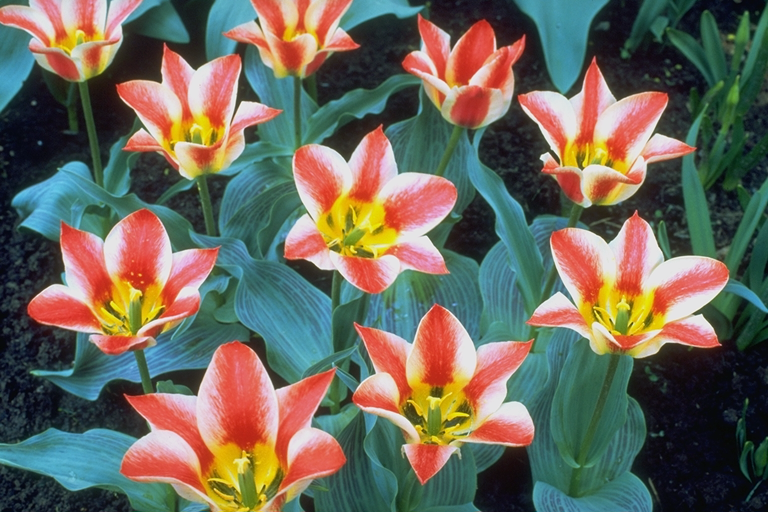
//> input picture Source/tulips.ppm, 768 x 512 px
$ ./Proj2_ex1_C_image_newesttest   (built with g++ and OpenCV 4)
//> lines starting //> are read from the running program, lines starting //| are printed output that depends on the picture
#include "Dependencies/opencv2/opencv.hpp"
#include <stdint.h>
#include <iostream>
#include <string>
#include <filesystem> /** It needs a compiler that supports the C++17 language standard, which is implemented e.g. on the g++ compiler from the version 8 onwards,
                        but it's recommended a g++ version release 9 or newer for full support. https://gcc.gnu.org/gcc-9/changes.html#cxx **/

#include "Dependencies/opencv2/core/core.hpp"
#include "Dependencies/opencv2/highgui/highgui.hpp"
#include "Dependencies/opencv2/imgproc.hpp"

using namespace cv;
using namespace std;

string rfilename; // argument for the original image filename (and path)
using sample_type = uint8_t;
Mat YUVPredict;

Mat translateImg(Mat& img, int offsetx, int offsety) {
    Mat trans_mat = (Mat_<double>(2, 3) << 1, 0, offsetx, 0, 1, offsety);
    warpAffine(img, img, trans_mat, img.size());
    return img;
}

int main(){

    rfilename = "tulips.ppm"; // pass the first argument into the attribute that stores the original image filename (and path)

    std::filesystem::path p = rfilename; /* constructs the path that corresponds to the current file system or OS, from the character sequence
                                            stored on the rfilename attribute */

	Mat original = imread(rfilename, cv::IMREAD_UNCHANGED); // Loads the image file to the memory matrix "original"
//> original is the input picture: 512 rows x 768 cols, CV_8UC3; mean B, G, R 91.1, 104, 109.5


	if (original.empty()){ // if the file is not loaded prints a message on the terminal console or command prompt
    		cout << "Error : Image on " << std::filesystem::absolute(p) << " can't be loaded..!!" << endl;
    		return -1; // exits the aplication
  	}

	int nch = original.channels(); // get the number of channels of the original image
//> nch = 3

	int iHeight = original.size[0]; // get the original image height
//> iHeight = 512
	int iWidth = original.size[1]; // get the original image width
//> iWidth = 768
	int UVHeight = iHeight/2; // set the U and V channel height for a 4:2:0 downsampling
//> UVHeight = 256
    int UVWidth = iWidth/2; // set the U and V channel width for a 4:2:0 downsampling
//> UVWidth = 384

//	imshow("Original Image", original);

	Mat yuvcolor = Mat::zeros(Size(original.rows, original.cols), CV_8UC3);//creates a new matrix for the yuv color scheme with 3 channels

	cvtColor(original, yuvcolor, COLOR_BGR2YUV); // converts RGB color values to YUV color and loads the values on the yuv matrix
//> yuvcolor: 512 rows x 768 cols, CV_8UC3; mean of channels 0, 1, 2 104.2, 121.5, 132.6

 //   imshow("YUV Image", yuvcolor);

///split the channels of the yuvcolor matrix:
    Mat splitChannels[3];
    split(yuvcolor, splitChannels);
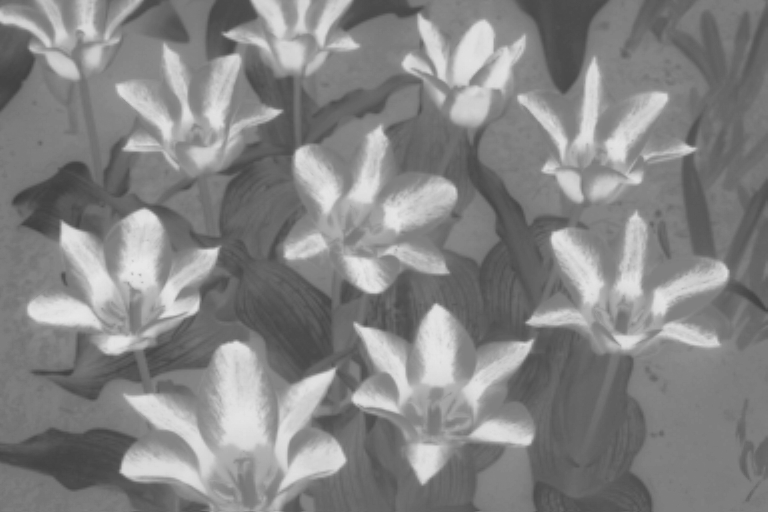
//> splitChannels[2]: 512 rows x 768 cols, CV_8UC1; min 62, max 231, mean 132.6

    double minVal, maxVal;
    Point minLoc;
    Point maxLoc;

    minMaxLoc(splitChannels[2], &minVal, &maxVal, &minLoc, &maxLoc);
//> minVal = 62; maxVal = 231; minLoc = Point(20, 196); maxLoc = Point(145, 260)

   if (maxVal >= 256){
       using sample_type = short;
    }

    Mat resized_down; // creates a matrix for UV channel downsampling

    resize(yuvcolor, resized_down, Size(UVWidth, UVHeight), INTER_CUBIC); // downsamples the YUV matrix with the bicubic 4x4 interpolation
//> resized_down: 256 rows x 384 cols, CV_8UC3; mean of channels 0, 1, 2 104.3, 121.7, 132.8

//    imshow("Resized Down by defining height and width", resized_down);

    yuvcolor.release();
    original.release();

    Mat rd_splitChannels[3]; // creates a matrix for 3 separate channels

	split(resized_down, rd_splitChannels); // separates the 3 YUV channels from the downsapled matrix and loads them to the rd_splitChannels matrix

    Mat UChannel, VChannel;

    UChannel = rd_splitChannels[1] /*.reshape(1, UVHeight / 2)*/; // apply reshape if needed
    VChannel = rd_splitChannels[0] /*.reshape(1, UVHeight/2)*/; // apply reshape if needed

 //   rd_splitChannels[3].release();

    Mat YChannel = Mat::zeros(Size(iHeight, iWidth), CV_8UC1);

    YChannel = splitChannels[2].clone();

//    imshow("Y", YChannel);

// JPEG mode 6 predictor formula: X = B + ((A − C)/2), onde: X=(r,c); A=(r,c-1); B=(r-1,c) e C=(r-1,c-1)
//A=YChannel.at<uint8_t>(r,c-1), B=YChannel.at<uint8_t>(r-1,c) e C=YChannel.at<uint8_t>(r-1,c-1)

//   splitChannels[3].release();

    YChannel.convertTo(YChannel, CV_16SC1);
    UChannel.convertTo(UChannel, CV_16SC1);
    VChannel.convertTo(VChannel, CV_16SC1);

    Mat YResidual = Mat::zeros(Size(iHeight, iWidth), CV_16SC1);

    using sample_type = short;

    for (int r = 1; r < iHeight; r++){
        for (int c = 1; c < iWidth; c++){
                YResidual.at<short>(r,c) = (YChannel.at<short>(r,c))-((YChannel.at<short>(r-1,c))+(((YChannel.at<short>(r,c-1))-(YChannel.at<short>(r-1,c-1)))/2));
        }
    }/*
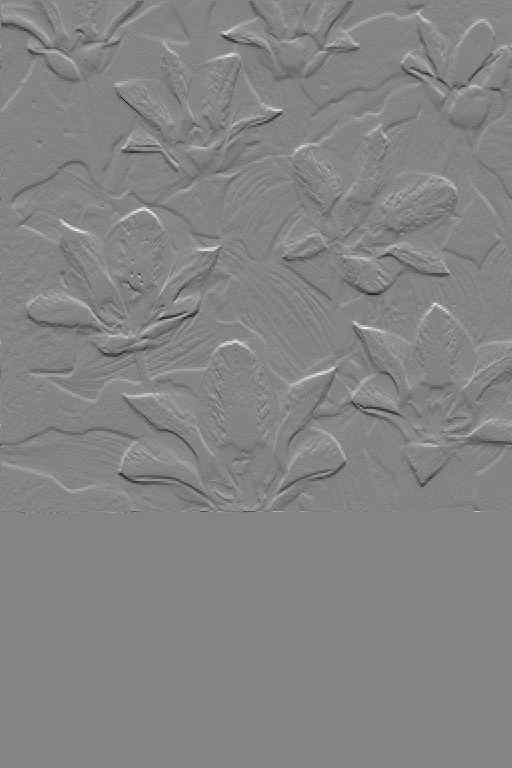
//> YResidual: 768 rows x 512 cols, CV_16SC1; min -29, max 27, mean 0; drawn with min black and max white
    YChannel.row(0).copyTo(YResidual.row(0));
    YChannel.col(0).copyTo(YResidual.col(0));
    */
    Mat UResidual = Mat::zeros(Size(UVHeight, UVWidth), CV_16SC1);
    for (int r = 1; r < UVHeight; r++){
        for (int c = 1; c < UVWidth; c++){
                short uresidual = (((UChannel.at<short>(r,c-1))-(UChannel.at<short>(r-1,c-1)))/2);

                uresidual = (UChannel.at<short>(r-1,c))+uresidual;

                uresidual = (UChannel.at<short>(r,c))-uresidual;

                UResidual.at<short>(r,c) = uresidual;
         }
    }/*
    UChannel.row(0).copyTo(UResidual.row(0));
    UChannel.col(0).copyTo(UResidual.col(0));
*/
    Mat VPredict = Mat::zeros(Size(UVHeight, UVWidth), CV_16SC1);
    Mat A = VChannel.clone();
    Mat C = VChannel.clone();
    Mat B = VChannel.clone();

    translateImg(C, 0, 1);
    translateImg(B, 1, 0);
//> call 2 of translateImg, with offsetx = 1, offsety = 0
//> in translateImg (call 2), `warpAffine(img, img, trans_mat, img.size());`:
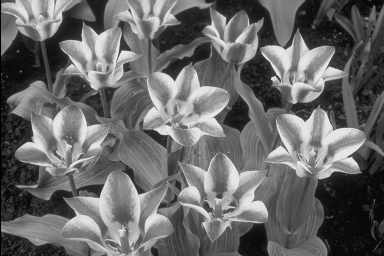
//> img: 256 rows x 384 cols, CV_16SC1; min 0, max 235, mean 104.2
    A -= C;
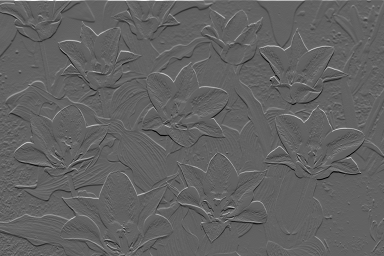
//> A: 256 rows x 384 cols, CV_16SC1; min -142, max 225, mean 0.3; drawn with min black and max white
    addWeighted(B, 1, A, 0.5, 0.0, VPredict);

    Mat VResidual = Mat::zeros(Size(UVHeight, UVWidth), CV_16SC1);
    subtract(VChannel, VPredict, VResidual);
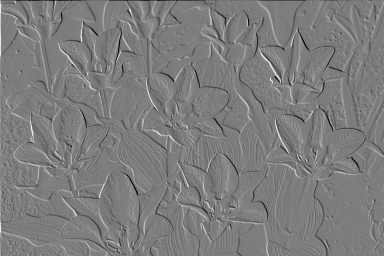
//> VResidual: 256 rows x 384 cols, CV_16SC1; min -153, max 158, mean 0; drawn with min black and max white

    UResidual = UResidual.reshape(1, UVHeight / 2); // align the uneven rows right of the even ones
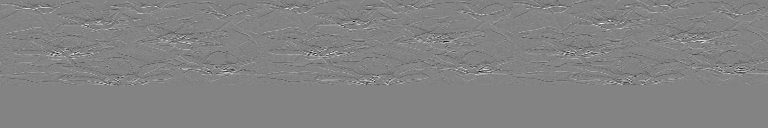
//> UResidual: 128 rows x 768 cols, CV_16SC1; min -35, max 33, mean 0; drawn with min black and max white
    VPredict = VPredict.reshape(1, UVHeight / 2); // align the uneven rows right of the even ones
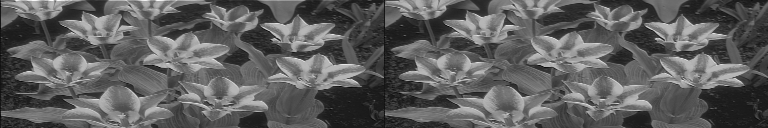
//> VPredict: 128 rows x 768 cols, CV_16SC1; min -30, max 332, mean 104.3; drawn with min black and max white

/*
    vconcat(YPredict, UPredict, YUVPredict);
    vconcat(YUVPredict, VPredict, YUVPredict);
*/
    YUVPredict = YUVPredict.clone();

 //       imshow("YUV 4:2:0", YUVPredict);

    waitKey();

    destroyAllWindows();


	return 0;
}

$ run again, with Source/boat.ppm copied over Source/tulips.ppm
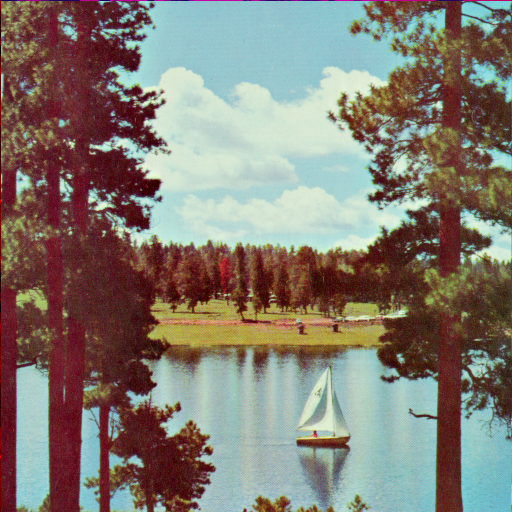
//> input picture Source/boat.ppm, 512 x 512 px
//> original is the input picture: 512 rows x 512 cols, CV_8UC3; mean B, G, R 114.9, 124.3, 131
//> yuvcolor: 512 rows x 512 cols, CV_8UC3; mean of channels 0, 1, 2 125.2, 122.9, 133.1
//> `split(yuvcolor, splitChannels);`:
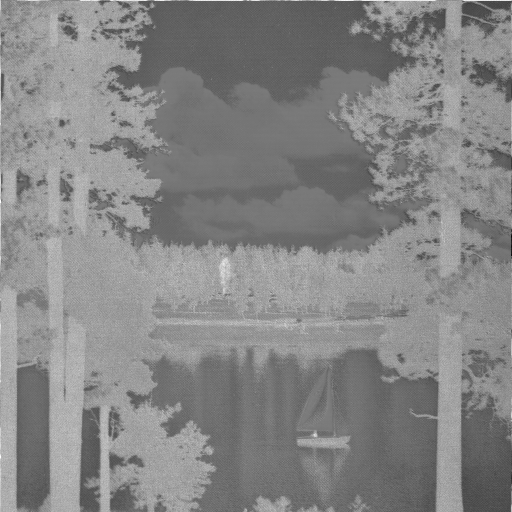
//> splitChannels[2]: 512 rows x 512 cols, CV_8UC1; min 9, max 255, mean 133.1
//> minVal = 9; maxVal = 255; minLoc = Point(511, 236); maxLoc = Point(0, 201)
//> resized_down: 256 rows x 256 cols, CV_8UC3; mean of channels 0, 1, 2 125.4, 123.1, 133.2
//> `VPredict = VPredict.reshape(1, UVHeight / 2);`:
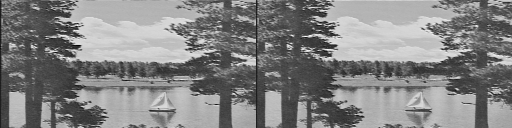
//> VPredict: 128 rows x 512 cols, CV_16SC1; min -39, max 278, mean 125.2; drawn with min black and max white
